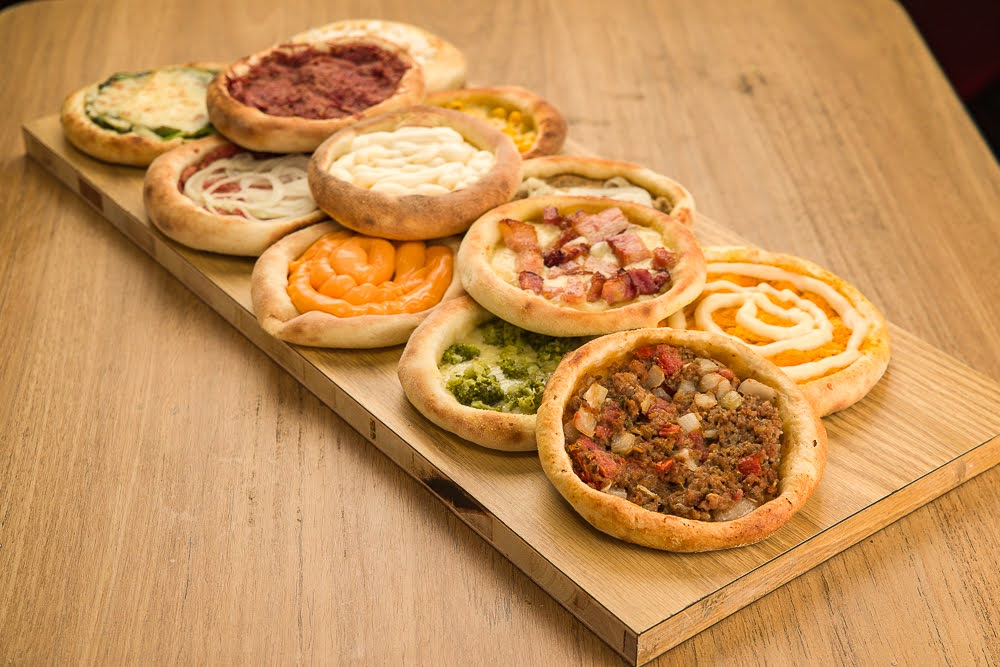
#> input picture src/assets/IMGP9352.jpg, 1000 x 667 px, found by its file name
$ python tratar-fotos.py ../src/assets/IMGP9352.jpg ../src/assets/cardapio/IMGP9352.webp
#> lines starting #> are read from the running program, lines starting #| are printed output that depends on the picture
"""Tratamento das fotos da auditoria (04/11).

Cardápio: recorte quadrado centrado no prato (a partir dos originais 1920x1281),
mesma luz e mesmo tom em todas.
Ambiente: luz e cor corrigidas; vitrine sem a lixeira e sem o cartaz vencido (recorte);
geladeiras sem o pano e a panela (recorte); fachada do fim da tarde com céu de entardecer.

Uso: python3 tratar.py <pasta-do-projeto> <pasta-de-saida>
"""
import os
import sys

import numpy as np
from PIL import Image, ImageFilter

ROOT, OUT = sys.argv[1], sys.argv[2]
A = os.path.join(ROOT, "src", "assets")
os.makedirs(os.path.join(OUT, "cardapio"), exist_ok=True)


def lum(a):
    return 0.2126 * a[..., 0] + 0.7152 * a[..., 1] + 0.0722 * a[..., 2]


def sat(a):
    mx, mn = a.max(-1), a.min(-1)
    return (mx - mn) / np.maximum(mx, 1e-4)


def niveis(a, lo=0.4, hi=99.6):
    L = lum(a)
    l0, l1 = np.percentile(L, lo), np.percentile(L, hi)
    return np.clip((a - l0) / max(l1 - l0, 1e-3), 0, 1)


def exposicao(a, alvo=0.45, forca=0.6):
    med = float(np.median(lum(a)))
    if med <= 0.01:
        return a
    g = np.log(alvo) / np.log(med)
    g = 1 + (g - 1) * forca
    g = float(np.clip(g, 0.7, 1.35))
    return np.clip(a, 0, 1) ** g


def balanco_branco(a, forca=0.8, quente=(1.03, 1.0, 0.955)):
    """Neutraliza o tom usando as superfícies claras e sem cor (teto, piso, pratos)."""
    L, S = lum(a), sat(a)
    m = (L > np.percentile(L, 70)) & (S < 0.18) & (L < 0.97)
    if m.sum() < 800:
        return a
    media = a[m].mean(0)
    alvo = media.mean() * np.array(quente)
    ganho = alvo / media
    ganho = ganho / ganho[1]
    ganho = np.clip(ganho, 0.85, 1.2)
    ganho = 1 + (ganho - 1) * forca
    return np.clip(a * ganho, 0, 1)


def curva(a, quanto=0.10):
    s = a * a * (3 - 2 * a)
    return a * (1 - quanto) + s * quanto


def saturacao(a, f=1.06):
    L = lum(a)[..., None]
    return np.clip(L + (a - L) * f, 0, 1)


def para_img(a):
    return Image.fromarray((np.clip(a, 0, 1) * 255 + 0.5).astype(np.uint8))


def de_img(im):
    return np.asarray(im.convert("RGB")).astype(np.float32) / 255


def nitidez(im, r=1.0, p=55):
    return im.filter(ImageFilter.UnsharpMask(radius=r, percent=p, threshold=2))


# ---------------- Cardápio ----------------
CARDAPIO = [
    # arquivo de saída, original, centro x, centro y, lado do quadrado (px do original)
    ("IMGP9352.webp", "IMGP9352.jpg", 470, 333, 667),
    ("DSC09351-2.webp", "DSC09351-2.webp", 900, 640, 1281),
    ("DSC09574-2.webp", "DSC09574-2.webp", 960, 640, 1281),
    ("DSC00137-2.webp", "DSC00137-2.webp", 870, 640, 1250),
    ("DSC09700.webp", "DSC09700.webp", 960, 600, 1250),
    ("DSC09712-2.webp", "DSC09712-2.webp", 860, 600, 1250),
    ("DSC09488-2.webp", "DSC09488-2.webp", 910, 640, 1150),
    ("DSC09552.webp", "DSC09552.webp", 900, 640, 1281),
    ("DSC09760.webp", "DSC09760.webp", 960, 700, 1160),
    ("DSC00039-2.webp", "DSC00039-2.webp", 860, 640, 1150),
    ("DSC09622.webp", "DSC09622.webp", 920, 660, 1100),
    ("DSC09477.webp", "DSC09477.webp", 1200, 700, 1160),
]
LADO = 600

base = []
for saida, orig, cx, cy, s in CARDAPIO:
    im = Image.open(os.path.join(A, orig)).convert("RGB")
#> im is the input picture: PIL image 1000x667 RGB; mean R, G, B 198.1, 145.1, 88
    W, H = im.size
#> W = 1000; H = 667
    x0 = max(0, min(W - s, cx - s // 2))
#> x0 = 137
    y0 = max(0, min(H - s, cy - s // 2))
#> y0 = 0
    im = im.crop((x0, y0, x0 + s, y0 + s)).resize((LADO, LADO), Image.LANCZOS)
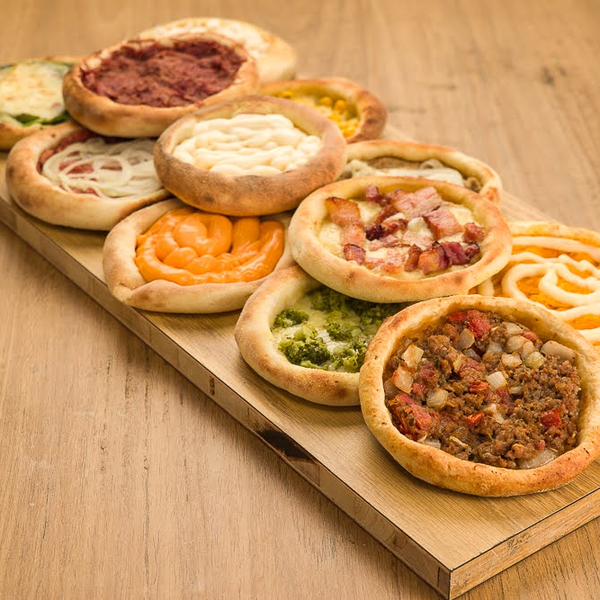
#> im: PIL image 600x600 RGB; mean R, G, B 198.8, 145.2, 88.7
    a = exposicao(niveis(de_img(im)), alvo=0.42, forca=0.55)
#> in lum, `return 0.2126 * a[..., 0] + 0.7152 * a[..., 1] + 0.0722 * a[..., 2]`:
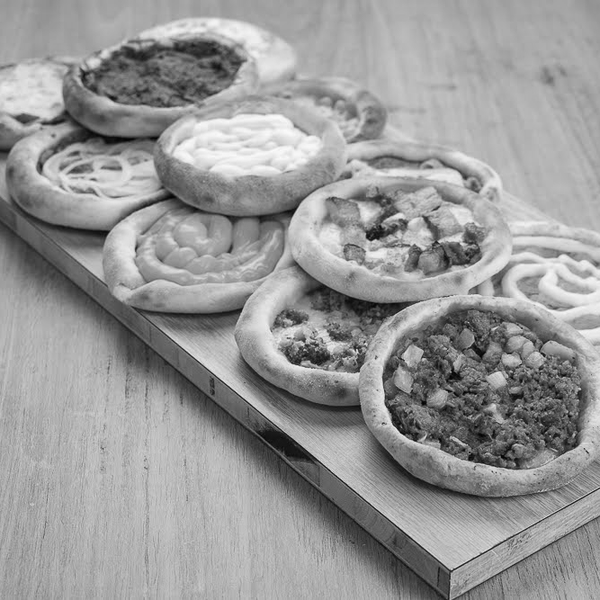
#> returned value: shape (600, 600) float32; min 0.0117, max 0.985, mean 0.598
#> in niveis, `l0, l1 = np.percentile(L, lo), np.percentile(L, hi)`: l0 = 0.0957; l1 = 0.944
#> in niveis, `return np.clip((a - l0) / max(l1 - l0, 1e-3), 0, 1)`:
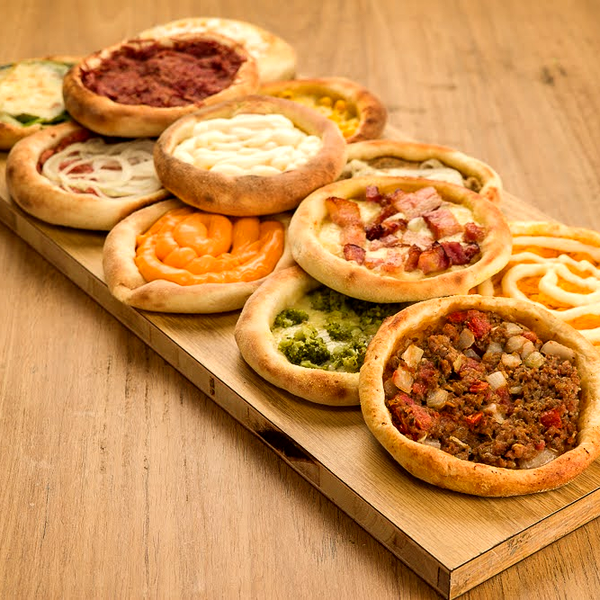
#> returned value: shape (600, 600, 3) float32; mean of channels 0, 1, 2 0.799, 0.558, 0.306; drawn as R, G, B
#> in exposicao, `med = float(np.median(lum(a)))`: med = 0.657
#> in exposicao, `g = np.log(alvo) / np.log(med)`: g = 2.06
#> in exposicao, `g = 1 + (g - 1) * forca`: g = 1.58
#> in exposicao, `g = float(np.clip(g, 0.7, 1.35))`: g = 1.35
#> in exposicao, `return np.clip(a, 0, 1) ** g`:
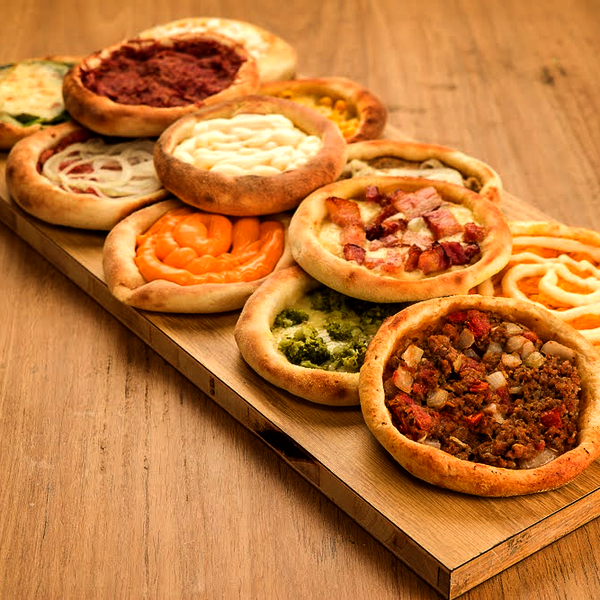
#> returned value: shape (600, 600, 3) float32; mean of channels 0, 1, 2 0.752, 0.473, 0.227; drawn as R, G, B
    base.append((saida, a))
#> pass 2 of the loop `for saida, orig, cx, cy, s in CARDAPIO:`:
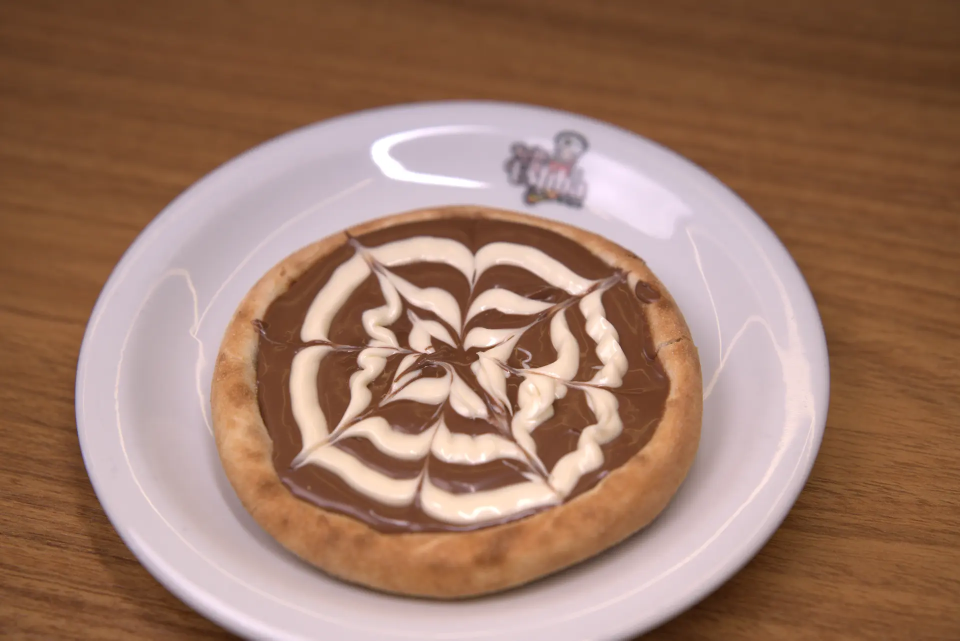
#> input picture src/assets/DSC09351-2.webp, 1920 x 1281 px, found by its file name (shown at 1/2 size)
#> im is the input picture: PIL image 1920x1281 RGB; mean R, G, B 156.8, 121, 102.7
#> im: PIL image 600x600 RGB
#> in lum (call 3), `return 0.2126 * a[..., 0] + 0.7152 * a[..., 1] + 0.0722 * a[..., 2]`:
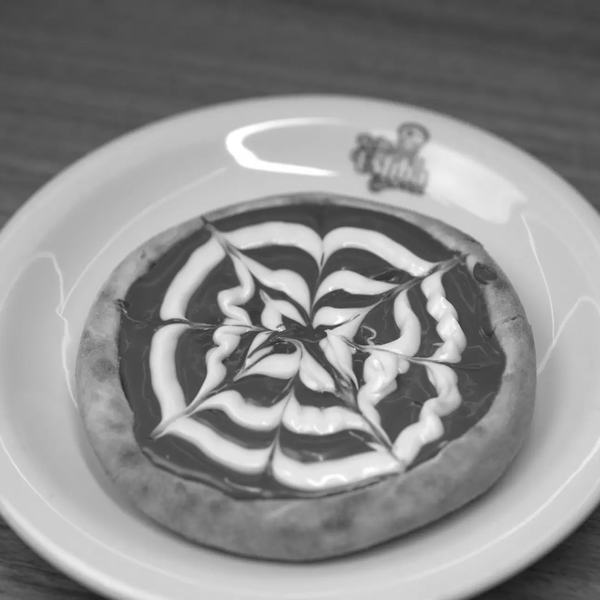
#> returned value: shape (600, 600) float32; min 0.0992, max 1, mean 0.557
#> in lum (call 4), `return 0.2126 * a[..., 0] + 0.7152 * a[..., 1] + 0.0722 * a[..., 2]`:
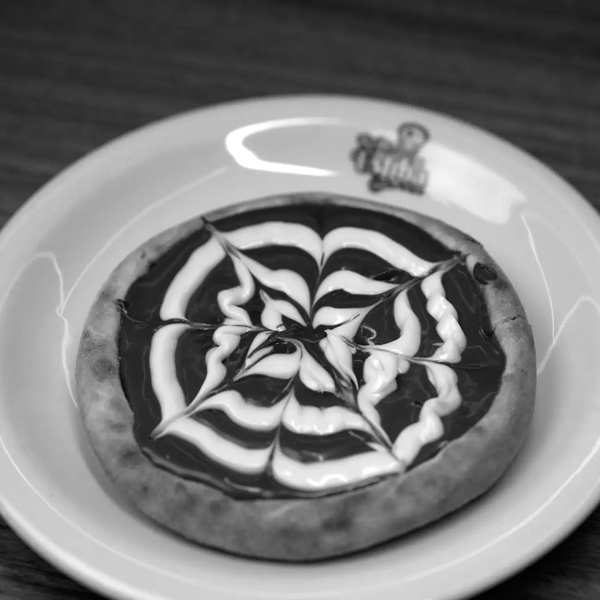
#> returned value: shape (600, 600) float32; min 0.00586, max 1, mean 0.487
#> pass 3 of the loop `for saida, orig, cx, cy, s in CARDAPIO:`:
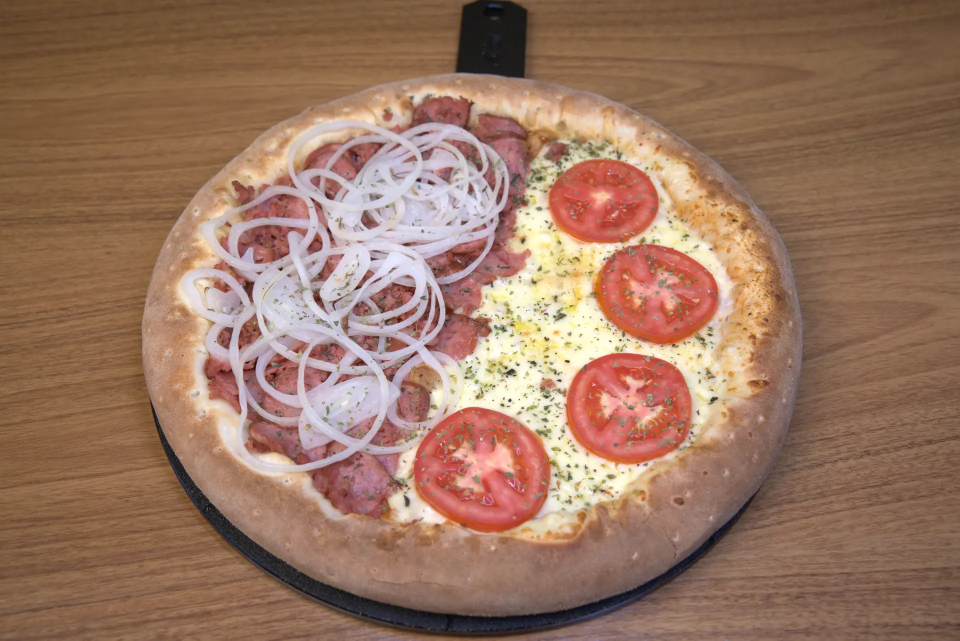
#> input picture src/assets/DSC09574-2.webp, 1920 x 1281 px, found by its file name (shown at 1/2 size)
#> im is the input picture: PIL image 1920x1281 RGB; mean R, G, B 154.3, 118.1, 97.7
#> `im = im.crop((x0, y0, x0 + s, y0 + s)).resize((LADO, LADO), Image.LANC..`:
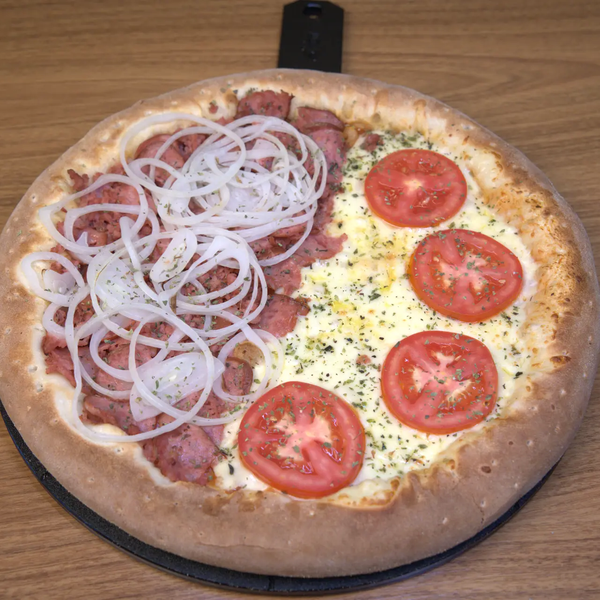
#> im: PIL image 600x600 RGB; mean R, G, B 166.1, 129, 111.3
#> in lum (call 6), `return 0.2126 * a[..., 0] + 0.7152 * a[..., 1] + 0.0722 * a[..., 2]`:
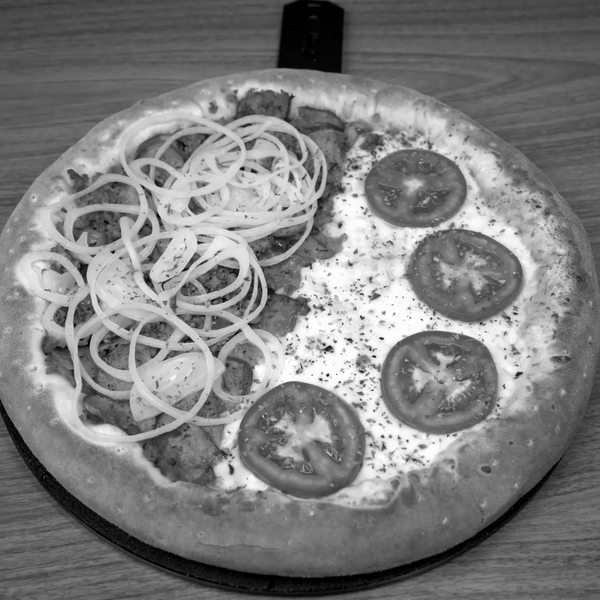
#> returned value: shape (600, 600) float32; min 0, max 1, mean 0.496
#> (the run stopped early here; a loop or call above may not have finished)
